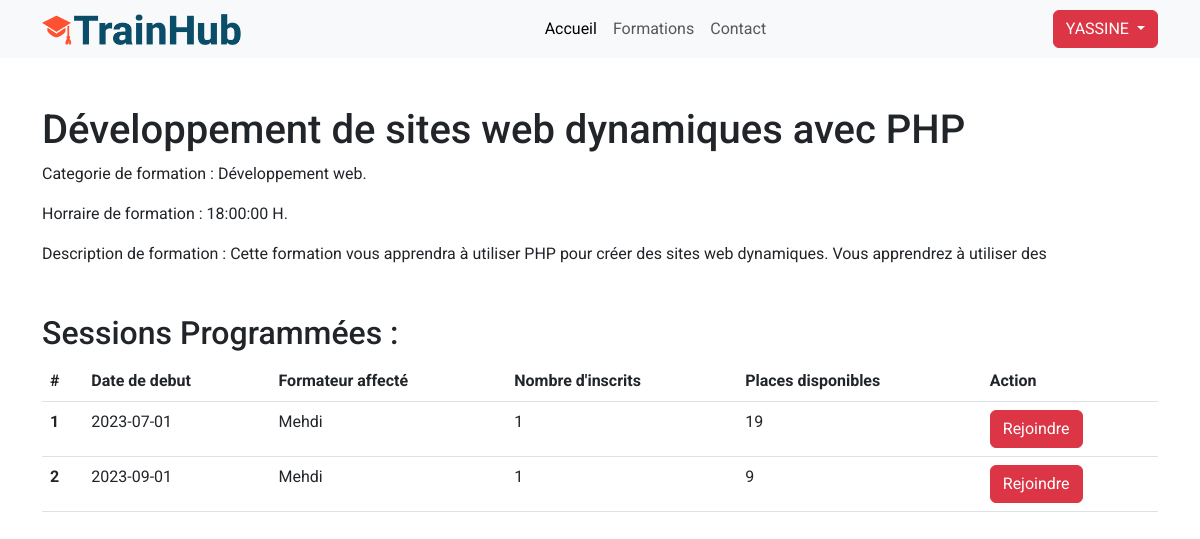
The app's page /details.php?id=6 (signed in) with its own data.
### tables this page shows
CREATE TABLE IF NOT EXISTS `formation` (
  `ID_FORMATION` int NOT NULL AUTO_INCREMENT,
  `ID_ADMIN` int NOT NULL,
  `SUJET_FORMATION` varchar(150) DEFAULT NULL,
  `CATEGORIE_FORMATION` varchar(30) DEFAULT NULL,
  `HORRAIRE_FORMATION` time DEFAULT NULL,
  `DESCRIPTIVE_FORMATION` varchar(1000) DEFAULT NULL,
  PRIMARY KEY (`ID_FORMATION`),
  KEY `FK_FORMATIO_CREER_ADMIN` (`ID_ADMIN`)
);

CREATE TABLE IF NOT EXISTS `session` (
  `ID_SESSION` int NOT NULL AUTO_INCREMENT,
  `ID_FORMATEUR` int NOT NULL,
  `ID_FORMATION` int NOT NULL,
  `DATE_DEBUT_SESSION` date DEFAULT NULL,
  `DATE_FIN_SESSION` date DEFAULT NULL,
  `NOMBRE_PLACES_SESSION` smallint DEFAULT NULL,
  `ETAT_SESSION` varchar(50) DEFAULT NULL,
  PRIMARY KEY (`ID_SESSION`),
  KEY `FK_SESSION_AFFECTER_FORMATEU` (`ID_FORMATEUR`),
  KEY `FK_SESSION_CONCERNE_FORMATIO` (`ID_FORMATION`)
);

CREATE TABLE IF NOT EXISTS `formateur` (
  `ID_FORMATEUR` int NOT NULL AUTO_INCREMENT,
  `ID_ADMIN` int NOT NULL,
  `NOM_FORMATEUR` varchar(40) DEFAULT NULL,
  `EMAIL_FORMATEUR` varchar(120) DEFAULT NULL,
  `MDP_FORMATEUR` varchar(30) DEFAULT NULL,
  PRIMARY KEY (`ID_FORMATEUR`),
  KEY `FK_FORMATEU_GERER_ADMIN` (`ID_ADMIN`)
);

### details.php (the view, shortened to what this page needs)
<?php
include("./db_connection.php");
if (isset($_GET['id'])) {
  $id_formation = $_GET['id'];
}
?>
<!doctype html>
<html lang="en">
  <head>
    <link rel="stylesheet" href="styles.css">
    <link href="https://cdn.jsdelivr.net/npm/bootstrap@5.3.0-alpha3/dist/css/bootstrap.min.css" rel="stylesheet">
  </head>
  <body>
  <header class="sticky-top">
      <nav class="navbar navbar-expand-lg navbar-light bg-light">
        <div class="container">
          <a class="navbar-brand" href="index.php">
            <img src="icons/logo.png" alt="Logo" width="200">
          </a>
          <div class="collapse navbar-collapse" id="navbarNav">
            <ul class="navbar-nav mx-auto">
              <li class="nav-item">
                <a class="nav-link active" href="index.php">Accueil</a>
              </li>
              <li class="nav-item">
                <a class="nav-link" href="./formation.php">Formations</a>
              </li>
              <li class="nav-item">
                <a class="nav-link" href="#">Contact</a>
              </li>
            </ul>
            <div class="d-flex">
            <?php
                  if (isset($_SESSION['email'])) {
                      echo '
                      <div class="dropdown">
                        <button class="btn btn-danger dropdown-toggle text-uppercase" type="button" data-bs-toggle="dropdown" aria-expanded="false">
                          '. $_SESSION['full_name'] .'
                        </button>
                        <ul class="dropdown-menu">
                          <li><a class="dropdown-item" href="./profil.php">Mon Profil</a></li>
                          <li><a class="dropdown-item" href="#">Editer Mes Informations</a></li>
                          <li><hr class="dropdown-divider"></li>
                          <li><a class="dropdown-item" href="logout.php">Se Deconnecter</a></li>
                        </ul>
                      </div>';
                  } else {
                      echo '<a href="login.php" class="btn btn-outline-danger me-2" type="button">Login</a>
                      <a class="btn btn-danger" type="button">Sign up</a>';
                  }
                ?>
            </div>
          </div>
        </div>
      </nav>
    </header>
    <?php
      $formation_list_request = "SELECT * FROM `formation` WHERE formation.ID_FORMATION = '$id_formation'";
      $formation_list = $db_connection->prepare($formation_list_request);
      $formation_list->execute();
      $row = $formation_list->fetch(PDO::FETCH_ASSOC);
    ?>
    <section class="container my-5" >
      <h1><?php echo "$row[SUJET_FORMATION]" ?></h1>
      <p> Categorie de formation : <?php echo "$row[CATEGORIE_FORMATION]" ?>.</p>
      <p> Horraire de formation : <?php echo "$row[HORRAIRE_FORMATION]" ?> H.</p>
      <p> Description de formation : <?php echo "$row[DESCRIPTIVE_FORMATION]" ?></p>
    </section>
    <section class="container my-5">
      <h2>Sessions Programmées :</h2>
      <table class="table">
        <thead>
          <tr>
            <th scope="col">#</th>
            <th scope="col">Date de debut</th>
            <th scope="col">Formateur affecté</th>
            <th scope="col">Nombre d'inscrits</th>
            <th scope="col">Places disponibles</th>
            <th scope="col">Action</th>
          </tr>
        </thead>
        <tbody>
          <?php
              $session_list_request = "SELECT *, NOM_FORMATEUR, (SELECT COUNT(ID_INSCRIPTION) FROM `INSCRIPTION` where session.ID_SESSION = inscription.ID_SESSION) AS nombre_inscrits FROM `session`
              JOIN formateur ON session.ID_FORMATEUR = formateur.ID_FORMATEUR
              WHERE session.ID_FORMATION = '$id_formation' AND session.DATE_DEBUT_SESSION > NOW() GROUP BY session.ID_SESSION";
              $session_list = $db_connection->prepare($session_list_request);
              $session_list->execute();
              $number = 0;
              while($row = $session_list->fetch(PDO::FETCH_ASSOC)) {
                $number++;
                echo'
                  <tr>
                      <th scope="row">'.$number.'</th>
                      <td>'.$row['DATE_DEBUT_SESSION'].'</td>
                      <td>'.$row['NOM_FORMATEUR'].'</td>
                      <td>'.$row['nombre_inscrits'].'</td>
                      <td>'.($row['NOMBRE_PLACES_SESSION'] - $row['nombre_inscrits']).'</td>
                      <td>
                        <form method="post">
                          <input type="hidden" value="'.$row['ID_SESSION'].'" name="idSession">
                          <button class="btn btn-danger '.($row['NOMBRE_PLACES_SESSION'] == $row['nombre_inscrits'] ? 'disabled' : '').'" name="rejoindre">Rejoindre</button>
                        </form>
                      </td>
                  </tr>
                ';
              }
          ?>
        </tbody>
      </table>
    </section>
</body>
</html>

### styles.css (style rules this page uses)
* { font-family: 'Roboto', sans-serif; }

### records on screen
formation: SUJET_FORMATION "Développement de sites web dynamiques avec PHP", CATEGORIE_FORMATION "Développement web", HORRAIRE_FORMATION "18:00:00", DESCRIPTIVE_FORMATION "Cette formation vous apprendra à utiliser PHP pour créer des sites web dynamiques. Vous apprendrez à utiliser des"
session: DATE_DEBUT_SESSION "2023-07-01", ID_FORMATEUR.NOM_FORMATEUR "Mehdi", nombre_inscrits "1", nombre_inscrits "19"
session: DATE_DEBUT_SESSION "2023-09-01", ID_FORMATEUR.NOM_FORMATEUR "Mehdi", nombre_inscrits "1", nombre_inscrits "9"

### other values on screen
$_SESSION['full_name'] "YASSINE"
